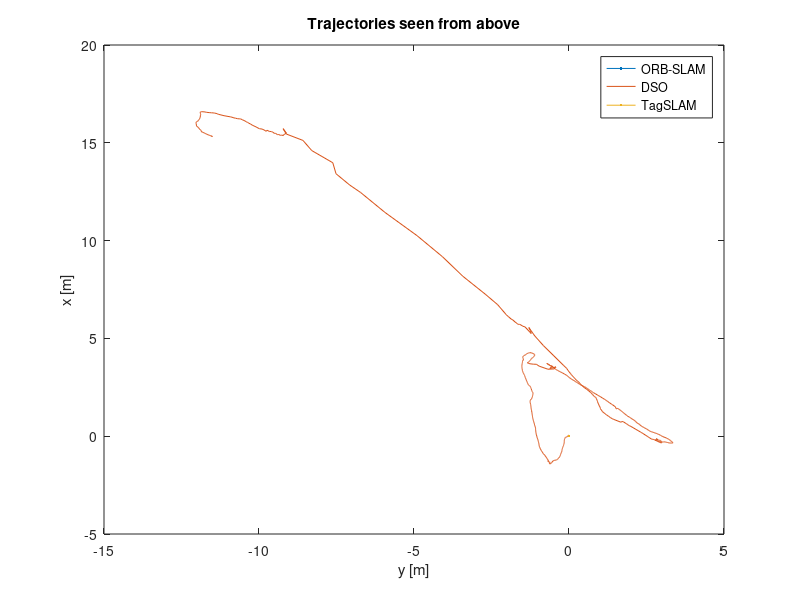
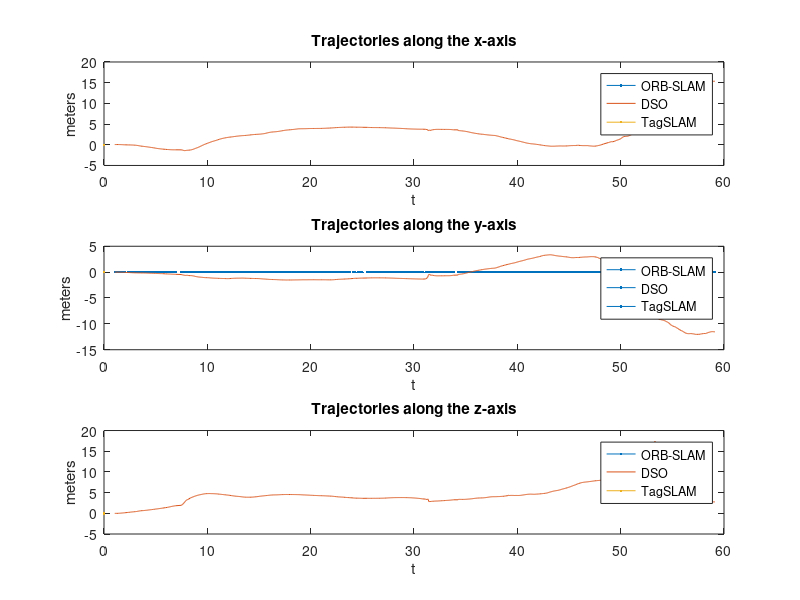
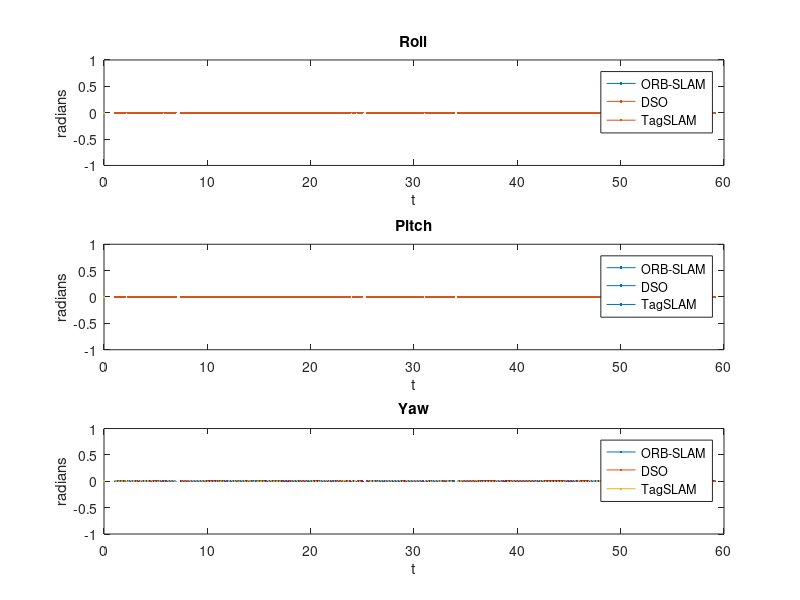
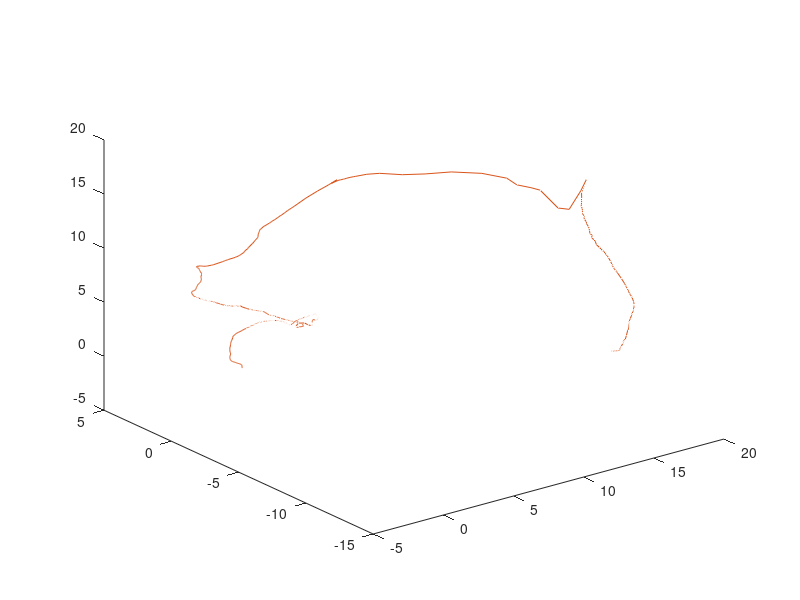

Recreate these plots in MATLAB, in order.
% Init
close all
clear all
clc

% Get data
data_orb      = 0;

fileID      = fopen('odom2.txt','r');
data_dso    = fscanf(fileID,'%f');
fclose(fileID);

data_tagslam  = 0;

% Processing of data
x_orb      = 0;
y_orb      = 0;
z_orb      = 0;
yaw_orb    = 0;
pitch_orb  = 0;
roll_orb   = 0;
t_orb      = 0;
label_orb  = 'ORB-SLAM';
color_orb  = [0, 0.4470, 0.7410];

x_dso      = data_dso(5:13:end);
y_dso      = data_dso(9:13:end);
z_dso      = data_dso(13:13:end);
yaw_dso    = 0;
pitch_dso  = 0;
roll_dso   = 0;
t_dso      = data_dso(1:13:end);
label_dso  = 'DSO';
color_dso  = [0.8500, 0.3250, 0.0980];

x_tagslam      = 0;
y_tagslam      = 0;
z_tagslam      = 0;
yaw_tagslam    = 0;
pitch_tagslam  = 0;
roll_tagslam   = 0;
t_tagslam      = 0;
label_tagslam  = 'TagSLAM';
color_tagslam  = [0.9290, 0.6940, 0.1250];

%===== FIGURE 1 =======================%
% Plot of trajectories seen from above (x,y)
figure(1)
plot(y_orb,x_orb,'Color',color_orb)
hold on
plot(y_dso,x_dso,'Color',color_dso)
plot(y_tagslam,x_tagslam,'Color', color_tagslam)
legend(label_orb,label_dso,label_tagslam)
title('Trajectories seen from above')
xlabel('y [m]')
ylabel('x [m]')

%===== FIGURE 2 =======================%
% Plot of the trajectories
figure(2)

subplot(3,1,1)
plot(t_orb,x_orb,'Color',color_orb)
hold on
plot(t_dso,x_dso,'Color',color_dso)
plot(t_tagslam,x_tagslam,'Color',color_tagslam)
legend(label_orb,label_dso,label_tagslam)
title('Trajectories along the x-axis')
xlabel('t')
ylabel('meters')

subplot(3,1,2)
plot(t_dso,y_orb,'Color',color_orb)
hold on
plot(t_dso,y_dso,'Color',color_dso)
plot(t_tagslam,y_tagslam,'Color',color_tagslam)
legend(label_orb,label_dso,label_tagslam)
title('Trajectories along the y-axis')
xlabel('t')
ylabel('meters')

subplot(3,1,3)
plot(t_orb,z_orb,'Color',color_orb)
hold on
plot(t_dso,z_dso,'Color',color_dso)
plot(t_tagslam,z_tagslam,'Color',color_tagslam)
legend(label_orb,label_dso,label_tagslam)
title('Trajectories along the z-axis')
xlabel('t')
ylabel('meters')

%===== FIGURE 3 =======================%
% Plot of the rotation of the trajectories
figure(3)

subplot(3,1,1)
plot(t_orb,roll_orb,'Color',color_orb)
hold on
plot(t_dso,roll_dso,'Color',color_dso)
plot(t_tagslam,roll_tagslam,'Color',color_tagslam)
legend(label_orb,label_dso,label_tagslam)
title('Roll')
xlabel('t')
ylabel('radians')

subplot(3,1,2)
plot(t_dso,pitch_orb,'Color',color_orb)
hold on
plot(t_dso,pitch_dso,'Color',color_dso)
plot(t_tagslam,pitch_tagslam,'Color',color_tagslam)
legend(label_orb,label_dso,label_tagslam)
title('Pitch')
xlabel('t')
ylabel('radians')

subplot(3,1,3)
plot(t_orb,yaw_orb)
hold on
plot(t_dso,yaw_dso)
plot(t_tagslam,yaw_tagslam)
legend(label_orb,label_dso,label_tagslam)
title('Yaw')
xlabel('t')
ylabel('radians')

%===== FIGURE 4 =======================%
% 3D plot of the trajectories
figure(4)

plot3(x_orb,y_orb,z_orb)
hold on
plot3(x_dso,y_dso,z_dso)
plot3(x_tagslam,y_tagslam,z_tagslam)